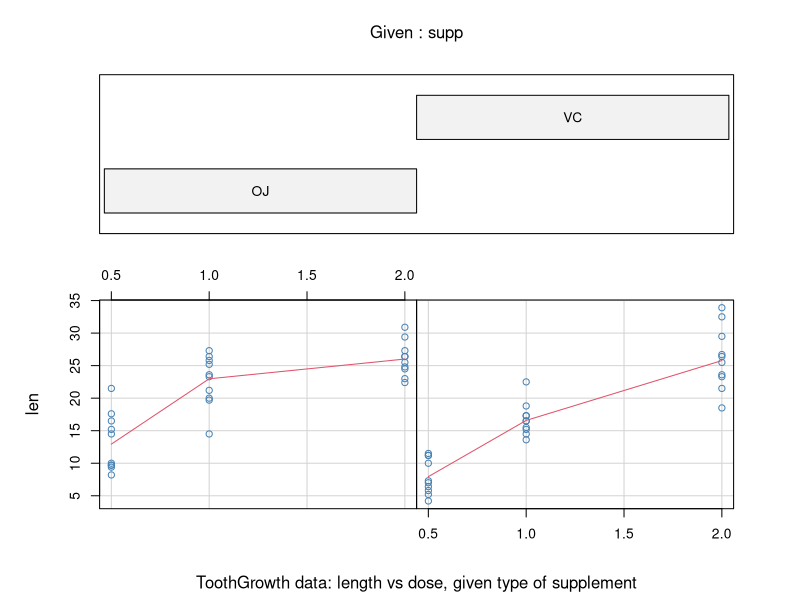
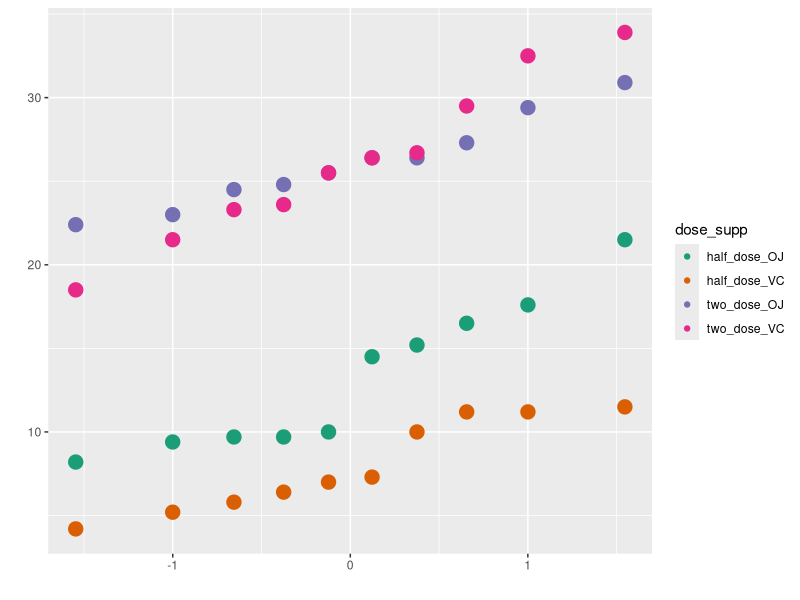

Recreate these plots in R, in order.
## ---- chunk 1
knitr::opts_chunk$set(fig.width=9)
options(scipen=999)
setwd("~/Documents/DataScience/Inferential Statistics")
# ensurePkg tests whether the package is installed and, if not, installs it.
ensurePkg <- function(x) {
    if (!require(x,character.only = TRUE)) {
        install.packages(x,dep=TRUE, repos="http://cran.r-project.org")
        if(!require(x,character.only = TRUE)) stop("Package not found")
    }
}
ensurePkg('scales')
ensurePkg('tidyr')
ensurePkg('dplyr')
ensurePkg('ggplot2')
ensurePkg('graphics')
## ---- chunk 2
data("ToothGrowth")
str(ToothGrowth)
## ---- chunk 3
summary(ToothGrowth$len)
## ---- chunk 4
ToothGrowth[c(1:3,58:60), ]
## ---- chunk 5
coplot(len ~ dose | supp, data = ToothGrowth, panel = panel.smooth, col="steelblue",
       xlab = "ToothGrowth data: length vs dose, given type of supplement")
## ---- chunk 6
grouped_results <- ToothGrowth %>% group_by(supp, dose) %>% summarize(len.mean = mean(len))
grouped_results
## ---- chunk 7
grouped_cor_OJ <- cor(grouped_results[grouped_results$supp == "OJ", ]$dose, 
                      grouped_results[grouped_results$supp == "OJ", ]$len.mean)
grouped_cor_VC <- cor(grouped_results[grouped_results$supp == "VC", ]$dose, 
                      grouped_results[grouped_results$supp == "VC", ]$len.mean)
## ---- chunk 8
half_dose_OJ <- ToothGrowth[ToothGrowth$dose == 0.5 & ToothGrowth$supp == "OJ", ]$len
two_dose_OJ <- ToothGrowth[ToothGrowth$dose == 2 & ToothGrowth$supp == "OJ", ]$len
half_dose_VC <- ToothGrowth[ToothGrowth$dose == 0.5 & ToothGrowth$supp == "VC", ]$len
two_dose_VC <- ToothGrowth[ToothGrowth$dose == 2 & ToothGrowth$supp == "VC", ]$len
qq_df <- data.frame(cbind(half_dose_OJ, two_dose_OJ, half_dose_VC, two_dose_VC))
qq_df <- gather(qq_df, "dose_supp", "len")
p <- qplot(sample=len, data=qq_df, color=dose_supp, size=4)
p + scale_color_brewer(palette="Dark2") + guides(size=FALSE)
## ---- chunk 9
shapiro.test(half_dose_VC)
shapiro.test(two_dose_VC)
## ---- chunk 10
unique(ToothGrowth$dose)
with(ToothGrowth, table(supp, dose))
## ---- chunk 11
alpha <- 0.05
## ---- chunk 12
f_test_p <-var.test(half_dose_OJ, two_dose_OJ)
## ---- chunk 13
n <- 10 # both 2.0 and 0.5 sample sizes are the same
x_two <- mean(two_dose_OJ)
x_half <- mean(half_dose_OJ)
s_two <- sd(two_dose_OJ)
s_half <- sd(half_dose_OJ)

sp <- sqrt( ((n-1)*s_two^2 + (n-1)*s_half^2)/(2*n-2) )
t <- (x_two-x_half)/(sp*sqrt(1/n + 1/n))
## ---- chunk 14
t_test_OJ <- t.test(two_dose_OJ, half_dose_OJ, alternative = "greater", var.equal = TRUE)
t_test_OJ
## ---- chunk 15
t_test_OJ_CI <- t.test(two_dose_OJ, half_dose_OJ, var.equal = TRUE)
## ---- chunk 16
t_test_VC <- t.test(two_dose_VC, half_dose_VC, alternative = "greater", var.equal = TRUE)
t_test_VC
## ---- chunk 17
t_test_VC_CI <- t.test(two_dose_VC, half_dose_VC, var.equal = TRUE)
